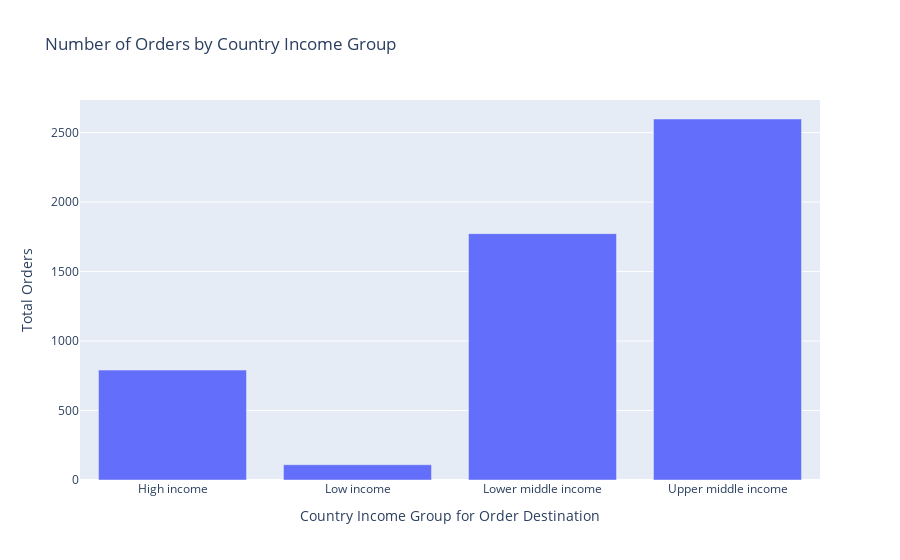

Source (notebook cell):
### Code cell
fig = px.bar(orders_by_incomegroup, x='incomegroup', y='totalorders',
             title = 'Number of Orders by Country Income Group',
             labels={
                     "incomegroup": "Country Income Group for Order Destination",
                     "totalorders": "Total Orders"
            })
fig.show()

### Figure 1 — Plotly figure (JSON) as saved in the notebook; plotly's stock layout.template omitted (floating-point values rounded to 4 significant figures)
{"data": [{"alignmentgroup": "True", "hovertemplate": "Country Income Group for Order Destination=%{x}<br>Total Orders=%{y}<extra></extra>", "legendgroup": "", "marker": {"color": "#636efa", "pattern": {"shape": ""}}, "name": "", "offsetgroup": "", "orientation": "v", "showlegend": false, "textposition": "auto", "type": "bar", "x": ["High income", "Low income", "Lower middle income", "Upper middle income"], "xaxis": "x", "y": [791, 110, 1773, 2598], "yaxis": "y"}], "layout": {"barmode": "relative", "legend": {"tracegroupgap": 0}, "title": {"text": "Number of Orders by Country Income Group"}, "xaxis": {"anchor": "y", "domain": [0, 1], "title": {"text": "Country Income Group for Order Destination"}}, "yaxis": {"anchor": "x", "domain": [0, 1], "title": {"text": "Total Orders"}}}}
